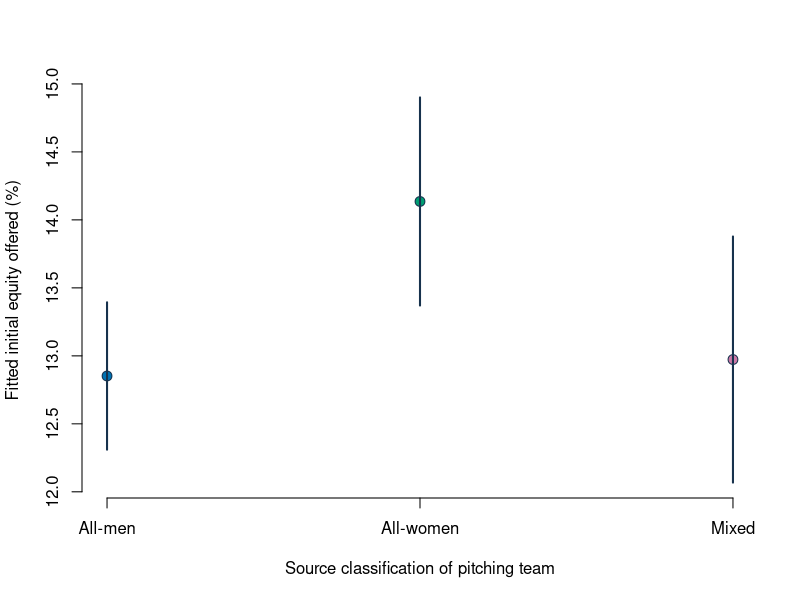

R code for this plot:
## ---- chunk 1
knitr::opts_chunk$set(echo = TRUE, message = FALSE, warning = FALSE,
                      fig.width = 7, fig.height = 4.5)
sharks <- read.csv("data/shark_tank_teaching.csv", stringsAsFactors = FALSE)
known_gender <- subset(sharks, pitcher_gender_group != "unknown")
known_gender$gender <- relevel(factor(known_gender$pitcher_gender_group),
                               ref = "all_men")
known_gender$ask_100k <- known_gender$ask_amount_usd / 100000
reduced_gender <- lm(equity_offered_pct ~ season + ask_100k,
                     data = known_gender)
gender_model <- lm(equity_offered_pct ~ season + ask_100k + gender,
                   data = known_gender)
## ---- chunk 2
levels(known_gender$gender)
contrasts(known_gender$gender)
## ---- chunk 3
gender_model <- lm(
  equity_offered_pct ~ season + ask_100k + gender,
  data = known_gender
)
summary(gender_model)
## ---- chunk 4
known_gender$gender_women_ref <- relevel(known_gender$gender,
                                         ref = "all_women")
coef(lm(equity_offered_pct ~ season + ask_100k + gender_women_ref,
        data = known_gender))
## ---- chunk 5
anova(reduced_gender, gender_model)
## ---- chunk 6
newdat <- data.frame(
  season = mean(known_gender$season),
  ask_100k = mean(known_gender$ask_100k),
  gender = factor(c("all_men", "all_women", "mixed"),
                  levels = levels(known_gender$gender))
)
pred <- predict(gender_model, newdata = newdat, interval = "confidence")
pos <- seq_len(nrow(newdat))
plot(pos, pred[, "fit"], ylim = range(pred), xaxt = "n", bty = "n",
     pch = 21, bg = c("#0072B2", "#009E73", "#CC79A7"),
     col = "#17324D", cex = 1.3,
     xlab = "Source classification of pitching team",
     ylab = "Fitted initial equity offered (%)")
segments(pos, pred[, "lwr"], pos, pred[, "upr"], lwd = 2,
         col = "#17324D")
axis(1, at = pos, labels = c("All-men", "All-women", "Mixed"))
